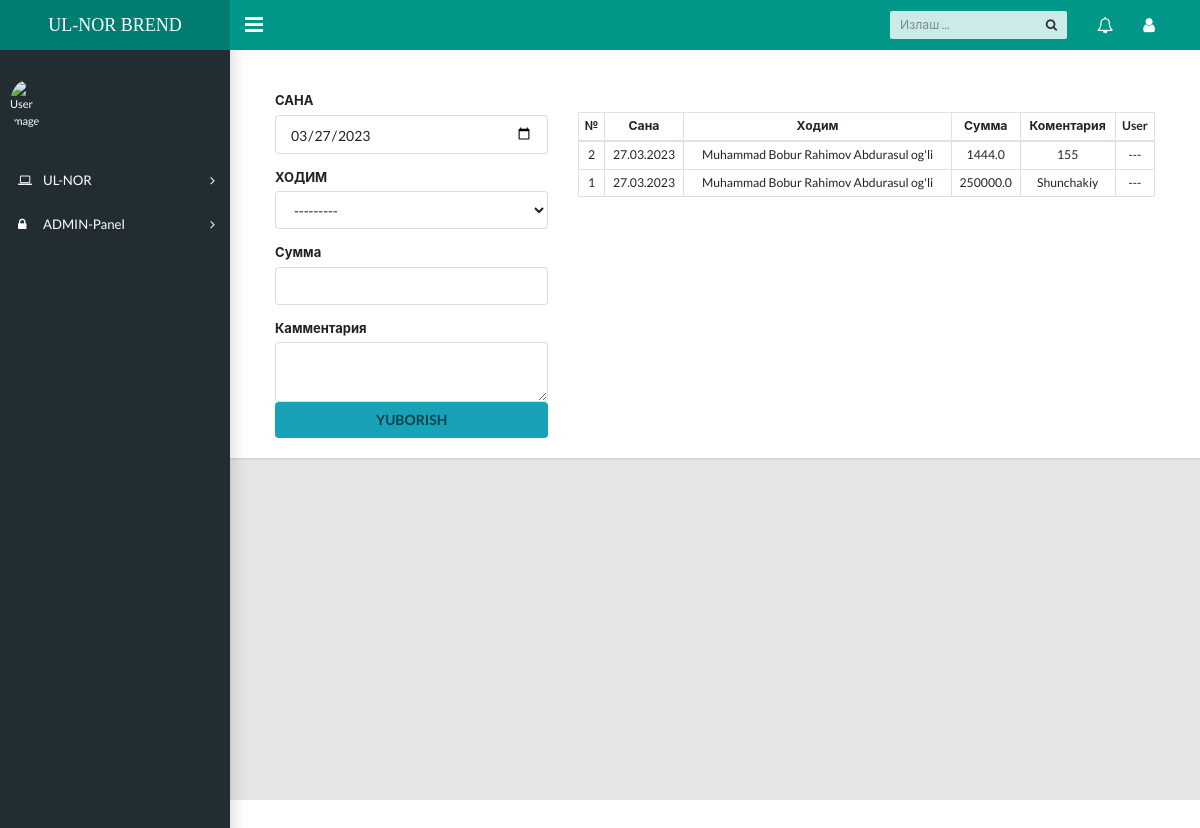
Screenshot of /home/ishxaqi/ with the database file from the repository.
### homes/models.py (models this page shows)
class IshxaqiXarajati(models.Model):
    date=models.DateField(null=True,blank=True)
    hodim=models.ForeignKey('Hodim',on_delete=models.PROTECT)
    summa=models.FloatField()
    comment=models.TextField()

class Hodim(models.Model):
    fname=models.CharField(max_length=20)
    lname=models.CharField(max_length=20)
    oname=models.CharField(max_length=20)
    jshir=models.CharField(max_length=14)
    pasport=models.CharField(max_length=9)
    def __str__(self) -> str:
        return str(f'{self.fname} {self.lname} {self.oname}')

### homes/views.py (the view)
# urls.py: path('ishxaqi/',ishxaqi,name='ishxaqi')
def ishxaqi(request):
    ishxaqqi=IshxaqiXarajati.objects.all().order_by('-id')[0:10]
    form=IshxaqiForm()
    if request.method == "POST":
        forms=IshxaqiForm(request.POST)
        if forms.is_valid():
            forms.save()
            return redirect('ishxaqi')
    context={"form":form,"ishxaqqi":ishxaqqi}
    return render(request,'ul_nor/ishxaqi.html',context)

### homes/form.py
class IshxaqiForm(forms.ModelForm):
    class Meta:
        model=IshxaqiXarajati
        fields=('date',"hodim",'summa','comment',)
        widgets={
            'date':forms.TextInput(attrs={'type':'date','value':date}),
            'comment':forms.Textarea(attrs={'rows':'2'})
        }

### templates/ul_nor/ishxaqi.html (shortened to what this page needs)
{% extends 'ul_nor/dashboard.html' %}
{% block content %}
<main class="app-content">
    <div class="app-title">
        <div class="container-fluid">
            <div class="row">
                <div class="col-md-4 col-lg-4  col-sm-12 pt-4">
                    <form  method="post">
                        <div class="ui form ">
                            <div class="field">
                                <label>САНА</label>
                                {{form.date}}
                            </div>
                            <div class="field">
                                <label>ХОДИМ</label>
                                {{form.hodim}}
                            </div>
                            <div class="field">
                                <label>Сумма</label>
                                {{form.summa}}
                            </div>
                            <div class="field">
                                <label>Камментария</label>
                                {{form.comment}}
                                </div>
                            </div>
                        <button class="fluid ui button bg-info">YUBORISH</button>
                    </form>
                </div>
                <div class="col-md-8 col-lg-8 col-sm-12 pt-5">
                  {% include 'ul_nor/ishxaqi-inc.html' %}
                </div>
            </div>
        </div>
    </div>
</main>
{% endblock %}

### templates/ul_nor/ishxaqi-inc.html
<div class="table-responsive">
    <table class="table table-sm table-bordered text-center">
        <thead>
          <tr>
            <th class="align-middle" scope="col">№</th>
            <th class="align-middle" scope="col">Сана</th>
            <th class="align-middle" scope="col">Ходим</th>
            <th class="align-middle" scope="col">Сумма</th>
            <th class="align-middle" scope="col">Коментария</th>
            <th class="align-middle" scope="col">User</th>
        </tr>
        </thead>
        <tbody>
            {% for i in ishxaqqi %}
            <tr>
                <td>{{i.id}}</td>
                <td>{{i.date|date:"d.m.Y" }}</td>
                <td>{{i.hodim}}</td>
                <td>{{i.summa}}</td>
                <td>{{i.comment}}</td>
                <td>---</td>
            </tr>
            {% endfor %}
        </tbody>
      </table>
  </div>

### rows the page displays
IshxaqiXarajati: id "2", date "27.03.2023", hodim "Muhammad Bobur Rahimov Abdurasul og'li", summa "1444.0", comment "155"
IshxaqiXarajati: id "1", date "27.03.2023", hodim "Muhammad Bobur Rahimov Abdurasul og'li", summa "250000.0", comment "Shunchakiy"
